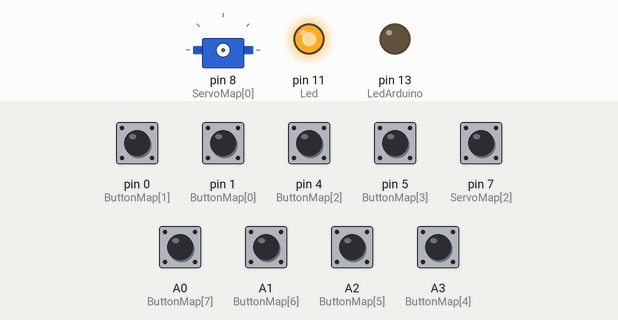
Recording of a sketch running on a simulated Arduino Uno, built with avr-gcc and run on an emulated ATmega328P. Shown: servo, output pins drawn as LEDs (lit = HIGH). Wiring (inferred from the names in the program): servo: signal pin 8. The inputs (shaded band) are chosen by the test bench; at power-on: A0 (ButtonMap[7]), A1 (ButtonMap[6]), A2 (ButtonMap[5]), A3 (ButtonMap[4]), pin 0 (ButtonMap[1]), pin 1 (ButtonMap[0]), pin 4 (ButtonMap[2]), pin 5 (ButtonMap[3]), pin 7 (ServoMap[2]) HIGH. Servo pulses on a pin are drawn as a servo (544–2400 µs = 0–180°); pins used as bus, display or sensor lines are not drawn.

Above: at 1.2 s.
1.3 s: pin 0 (ButtonMap[1]) pulled LOW for 0.15 s
At 2.3 s:
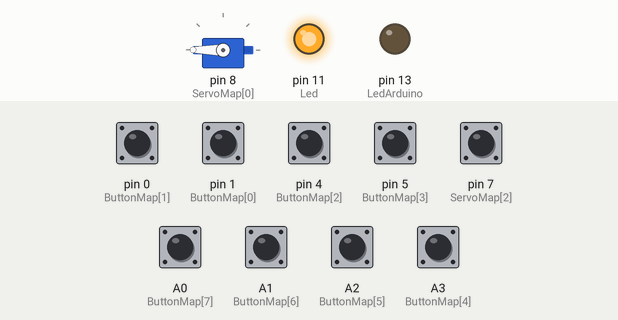
2.9 s: pin 1 (ButtonMap[0]) pulled LOW for 1 s
At 4.8 s:
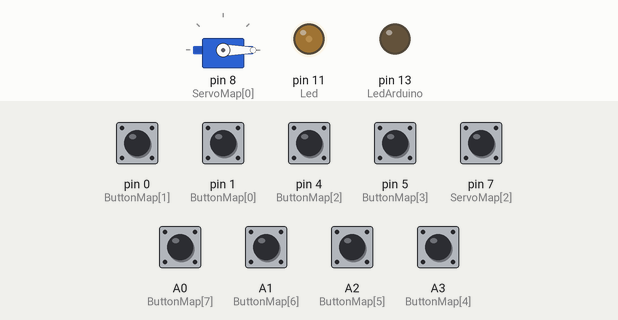
5.4 s: pin 5 (ButtonMap[3]) pulled LOW for 0.15 s
At 5.48 s:
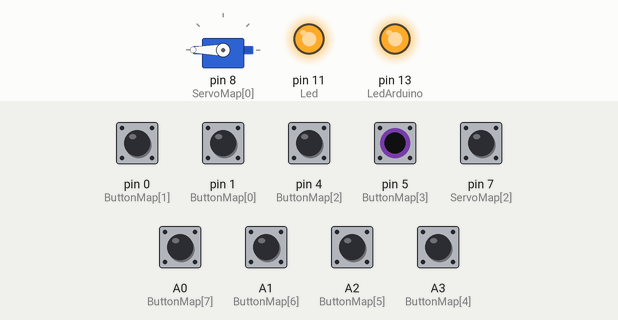
7.0 s: pin 0 (ButtonMap[1]) pulled LOW for 1 s
At 9.1 s:
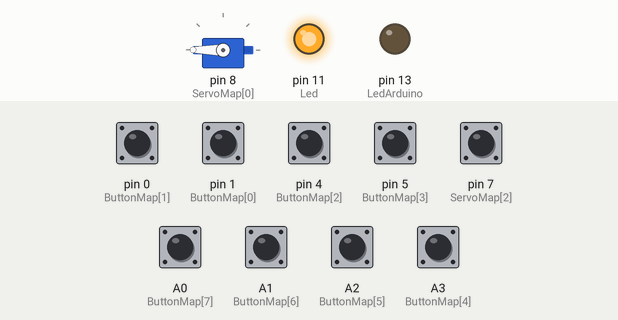
9.5 s: pin 1 (ButtonMap[0]) pulled LOW for 0.15 s
At 9.58 s:
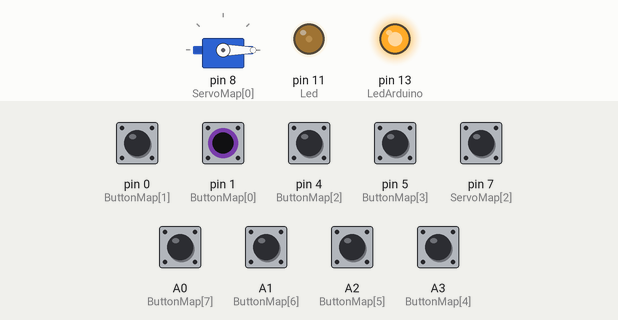
11.1 s: pin 4 (ButtonMap[2]) pulled LOW for 1 s
At 13.4 s:
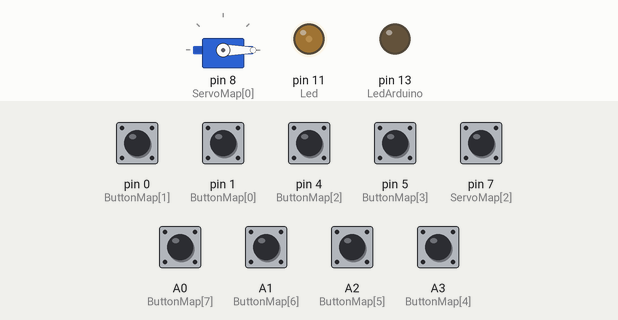
Timing chart, 0 to 14.6 s (numbered marks = the images above; inputs shaded):
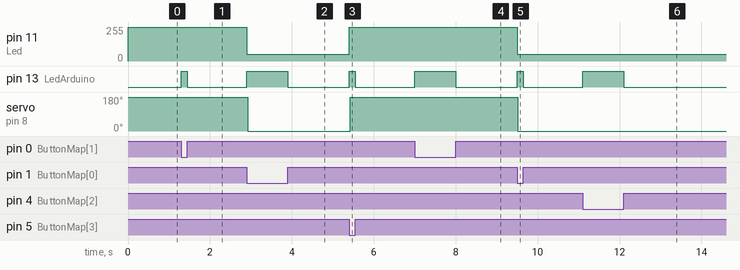

The sketch:

adServo1.ino
```cpp
#include <ServoExtend.h>

#define     NrButtons    sizeof(ButtonMap)

const int ButtonMap[] = {1, 0, 4, 5, A3, A2, A1, A0};
const int ServoMap[] = {8, 9, 7, 6};
ServoExtend servos[sizeof(ServoMap)];

const byte DebounceDelay = 100; //ms

byte buttonTimes[NrButtons];
byte buttonPrevStates[NrButtons];
byte buttonFlags[NrButtons];
byte buttonDebouncedStates[NrButtons];

const int Led = 11;
const int LedArduino = 13;

byte byteMillis;


void setup(){
    for(byte i = 0; i < NrButtons; i++){
        pinMode(ButtonMap[i], INPUT_PULLUP);
        digitalWrite(i, HIGH);

        buttonTimes[i] = 0;
        buttonPrevStates[i] = digitalRead(ButtonMap[i]);
        buttonDebouncedStates[i] = buttonPrevStates[i];

    }
    pinMode(Led, OUTPUT);
    pinMode(LedArduino, OUTPUT);
    //Serial.begin(9600);
    //Serial.println("Hoi");
}

void loop(){
    int buttonState;


    if(!digitalRead(ButtonMap[0])){
        servos[0].attach(ServoMap[0]);
        //servos[0].write(0);
        servos[0].writeTicks(1088);
        analogWrite(Led, 50);
        digitalWrite(LedArduino, HIGH);

    }
    else if(!digitalRead(ButtonMap[1])){
        servos[0].attach(ServoMap[0]);
        //servos[0].write(180);
        servos[0].writeTicks(4800);
        analogWrite(Led, 255);
        digitalWrite(LedArduino, HIGH);
    }
    else if(!digitalRead(ButtonMap[2])){
        servos[0].attach(ServoMap[0]);
        //servos[0].write(0);
        //servos[0].writeByte(0);
        servos[0].writeTicks(1088);
        analogWrite(Led, 50);
        digitalWrite(LedArduino, HIGH);
    }
    else if(!digitalRead(ButtonMap[3])){
        servos[0].attach(ServoMap[0]);
        //servos[0].write(180);
        //servos[0].writeByte(255);
        servos[0].writeTicks(4800);
        analogWrite(Led, 255);
        digitalWrite(LedArduino, HIGH);
    }
    else{
        digitalWrite(LedArduino, LOW);
        servos[0].detach();
    }
    /*
    for(int i = 0; i < NrButtons; i++){
        byteMillis = millis();
        buttonState = !digitalRead(ButtonMap[i]);

        if(buttonState != buttonPrevStates[i]){
            buttonTimes[i] = byteMillis;
        }
        if(byteMillis - buttonTimes[i] > DebounceDelay && buttonState != buttonDebouncedStates[i]){
            buttonDebouncedStates[i] = buttonState;
            if(buttonState == 1){
                buttonFlags[i] = 1;
            }
        }
    }
    if(buttonFlags[0] == 1){
        buttonFlags[0] = 0;
        servos[0].attach(9);
        servos[0].write(0);
        analogWrite(Led, 50);
        digitalWrite(LedArduino, HIGH);
    }
    else if(buttonFlags[1] == 1){
        buttonFlags[1] = 0;
        servos[0].attach(9);
        servos[0].write(180);
        analogWrite(Led, 255);
        digitalWrite(LedArduino, HIGH);
    }
    else{
        digitalWrite(LedArduino, LOW);
        //servos[0].detach();
    }
    */

}
```

Measured:
- after the input at 1.3 s, pin 13 (LedArduino): LOW → HIGH at once, → LOW 0.15 s later
- after the input at 2.9 s, pin 11 (Led): 255/255 → 50/255 at once; pin 13 (LedArduino): LOW → HIGH at once, → LOW 1.0 s later; servo on pin 8 (ServoMap[0]): 180° → 0° at once
- after the input at 5.4 s, pin 11 (Led): 50/255 → 255/255 at once; pin 13 (LedArduino): LOW → HIGH at once, → LOW 0.15 s later; servo on pin 8 (ServoMap[0]): 0° → 180° at once
- after the input at 7.0 s, pin 13 (LedArduino): LOW → HIGH at once, → LOW 1.0 s later
- after the input at 9.5 s, pin 11 (Led): 255/255 → 50/255 at once; pin 13 (LedArduino): LOW → HIGH at once, → LOW 0.15 s later; servo on pin 8 (ServoMap[0]): 180° → 0° at once
- after the input at 11.1 s, pin 13 (LedArduino): LOW → HIGH at once, → LOW 1.0 s later
